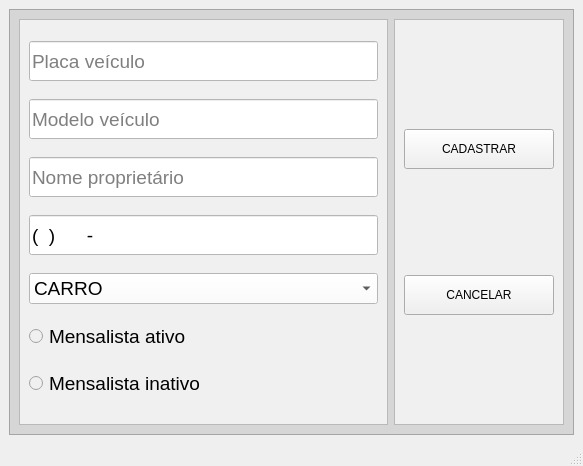
<?xml version="1.0" encoding="UTF-8"?>
<ui version="4.0">
 <class>MainWindow</class>
 <widget class="QMainWindow" name="MainWindow">
  <property name="geometry">
   <rect>
    <x>0</x>
    <y>0</y>
    <width>583</width>
    <height>466</height>
   </rect>
  </property>
  <property name="windowTitle">
   <string>MainWindow</string>
  </property>
  <widget class="QWidget" name="centralwidget">
   <layout class="QGridLayout" name="gridLayout">
    <item row="0" column="0">
     <widget class="QFrame" name="frame">
      <property name="styleSheet">
       <string notr="true">background-color: rgb(214, 214, 214);</string>
      </property>
      <property name="frameShape">
       <enum>QFrame::StyledPanel</enum>
      </property>
      <property name="frameShadow">
       <enum>QFrame::Raised</enum>
      </property>
      <layout class="QHBoxLayout" name="horizontalLayout">
       <item>
        <widget class="QFrame" name="frame_3">
         <property name="styleSheet">
          <string notr="true">background-color: rgb(240, 240, 240);</string>
         </property>
         <property name="frameShape">
          <enum>QFrame::StyledPanel</enum>
         </property>
         <property name="frameShadow">
          <enum>QFrame::Raised</enum>
         </property>
         <layout class="QVBoxLayout" name="verticalLayout">
          <item>
           <widget class="QLineEdit" name="lineEdit">
            <property name="minimumSize">
             <size>
              <width>349</width>
              <height>40</height>
             </size>
            </property>
            <property name="font">
             <font>
              <pointsize>14</pointsize>
             </font>
            </property>
            <property name="styleSheet">
             <string notr="true">QLineEdit{
background-color: rgb(255, 255, 255);

}</string>
            </property>
            <property name="maxLength">
             <number>7</number>
            </property>
            <property name="placeholderText">
             <string>Placa veículo</string>
            </property>
            <property name="clearButtonEnabled">
             <bool>true</bool>
            </property>
           </widget>
          </item>
          <item>
           <widget class="QLineEdit" name="lineEdit_2">
            <property name="minimumSize">
             <size>
              <width>349</width>
              <height>40</height>
             </size>
            </property>
            <property name="font">
             <font>
              <pointsize>14</pointsize>
             </font>
            </property>
            <property name="styleSheet">
             <string notr="true">QLineEdit{
background-color: rgb(255, 255, 255);

}</string>
            </property>
            <property name="maxLength">
             <number>40</number>
            </property>
            <property name="placeholderText">
             <string>Modelo veículo</string>
            </property>
            <property name="clearButtonEnabled">
             <bool>true</bool>
            </property>
           </widget>
          </item>
          <item>
           <widget class="QLineEdit" name="lineEdit_3">
            <property name="minimumSize">
             <size>
              <width>349</width>
              <height>40</height>
             </size>
            </property>
            <property name="font">
             <font>
              <pointsize>14</pointsize>
             </font>
            </property>
            <property name="styleSheet">
             <string notr="true">QLineEdit{
background-color: rgb(255, 255, 255);

}</string>
            </property>
            <property name="maxLength">
             <number>50</number>
            </property>
            <property name="placeholderText">
             <string>Nome proprietário</string>
            </property>
            <property name="clearButtonEnabled">
             <bool>true</bool>
            </property>
           </widget>
          </item>
          <item>
           <widget class="QLineEdit" name="lineEdit_4">
            <property name="minimumSize">
             <size>
              <width>349</width>
              <height>40</height>
             </size>
            </property>
            <property name="font">
             <font>
              <pointsize>14</pointsize>
             </font>
            </property>
            <property name="styleSheet">
             <string notr="true">QLineEdit{
background-color: rgb(255, 255, 255);

}</string>
            </property>
            <property name="inputMask">
             <string>(99) 99999-9999</string>
            </property>
            <property name="maxLength">
             <number>15</number>
            </property>
            <property name="echoMode">
             <enum>QLineEdit::Normal</enum>
            </property>
            <property name="cursorPosition">
             <number>1</number>
            </property>
            <property name="placeholderText">
             <string/>
            </property>
            <property name="clearButtonEnabled">
             <bool>false</bool>
            </property>
           </widget>
          </item>
          <item>
           <widget class="QComboBox" name="comboBox">
            <property name="minimumSize">
             <size>
              <width>0</width>
              <height>30</height>
             </size>
            </property>
            <property name="font">
             <font>
              <pointsize>14</pointsize>
             </font>
            </property>
            <property name="styleSheet">
             <string notr="true">background-color: rgb(255, 255, 255)</string>
            </property>
            <item>
             <property name="text">
              <string>CARRO</string>
             </property>
            </item>
            <item>
             <property name="text">
              <string>MOTO</string>
             </property>
            </item>
            <item>
             <property name="text">
              <string>VANS</string>
             </property>
            </item>
            <item>
             <property name="text">
              <string>ÔNIBUS</string>
             </property>
            </item>
            <item>
             <property name="text">
              <string>CAMINHÃO</string>
             </property>
            </item>
            <item>
             <property name="text">
              <string>CARRETA</string>
             </property>
            </item>
            <item>
             <property name="text">
              <string>BI TREM</string>
             </property>
            </item>
           </widget>
          </item>
          <item>
           <widget class="QRadioButton" name="radioButton">
            <property name="font">
             <font>
              <pointsize>14</pointsize>
             </font>
            </property>
            <property name="text">
             <string>Mensalista ativo</string>
            </property>
           </widget>
          </item>
          <item>
           <widget class="QRadioButton" name="radioButton_2">
            <property name="font">
             <font>
              <pointsize>14</pointsize>
             </font>
            </property>
            <property name="text">
             <string>Mensalista inativo</string>
            </property>
           </widget>
          </item>
         </layout>
        </widget>
       </item>
       <item>
        <widget class="QFrame" name="frame_2">
         <property name="styleSheet">
          <string notr="true">background-color: rgb(240, 240, 240);</string>
         </property>
         <property name="frameShape">
          <enum>QFrame::StyledPanel</enum>
         </property>
         <property name="frameShadow">
          <enum>QFrame::Raised</enum>
         </property>
         <layout class="QVBoxLayout" name="verticalLayout_2">
          <item>
           <widget class="QPushButton" name="btnCadastrar2">
            <property name="minimumSize">
             <size>
              <width>150</width>
              <height>40</height>
             </size>
            </property>
            <property name="maximumSize">
             <size>
              <width>150</width>
              <height>40</height>
             </size>
            </property>
            <property name="text">
             <string>CADASTRAR</string>
            </property>
           </widget>
          </item>
          <item>
           <widget class="QPushButton" name="btnCancelar2">
            <property name="minimumSize">
             <size>
              <width>150</width>
              <height>40</height>
             </size>
            </property>
            <property name="maximumSize">
             <size>
              <width>150</width>
              <height>40</height>
             </size>
            </property>
            <property name="text">
             <string>CANCELAR</string>
            </property>
           </widget>
          </item>
         </layout>
        </widget>
       </item>
      </layout>
     </widget>
    </item>
   </layout>
  </widget>
  <widget class="QStatusBar" name="statusbar"/>
 </widget>
 <resources/>
 <connections>
  <connection>
   <sender>lineEdit</sender>
   <signal>editingFinished()</signal>
   <receiver>lineEdit_2</receiver>
   <slot>setFocus()</slot>
   <hints>
    <hint type="sourcelabel">
     <x>203</x>
     <y>61</y>
    </hint>
    <hint type="destinationlabel">
     <x>203</x>
     <y>120</y>
    </hint>
   </hints>
  </connection>
  <connection>
   <sender>lineEdit_2</sender>
   <signal>editingFinished()</signal>
   <receiver>lineEdit_3</receiver>
   <slot>setFocus()</slot>
   <hints>
    <hint type="sourcelabel">
     <x>203</x>
     <y>120</y>
    </hint>
    <hint type="destinationlabel">
     <x>203</x>
     <y>179</y>
    </hint>
   </hints>
  </connection>
  <connection>
   <sender>lineEdit_3</sender>
   <signal>editingFinished()</signal>
   <receiver>lineEdit_4</receiver>
   <slot>setFocus()</slot>
   <hints>
    <hint type="sourcelabel">
     <x>203</x>
     <y>179</y>
    </hint>
    <hint type="destinationlabel">
     <x>203</x>
     <y>238</y>
    </hint>
   </hints>
  </connection>
  <connection>
   <sender>lineEdit_4</sender>
   <signal>editingFinished()</signal>
   <receiver>comboBox</receiver>
   <slot>setFocus()</slot>
   <hints>
    <hint type="sourcelabel">
     <x>203</x>
     <y>238</y>
    </hint>
    <hint type="destinationlabel">
     <x>203</x>
     <y>292</y>
    </hint>
   </hints>
  </connection>
 </connections>
</ui>
